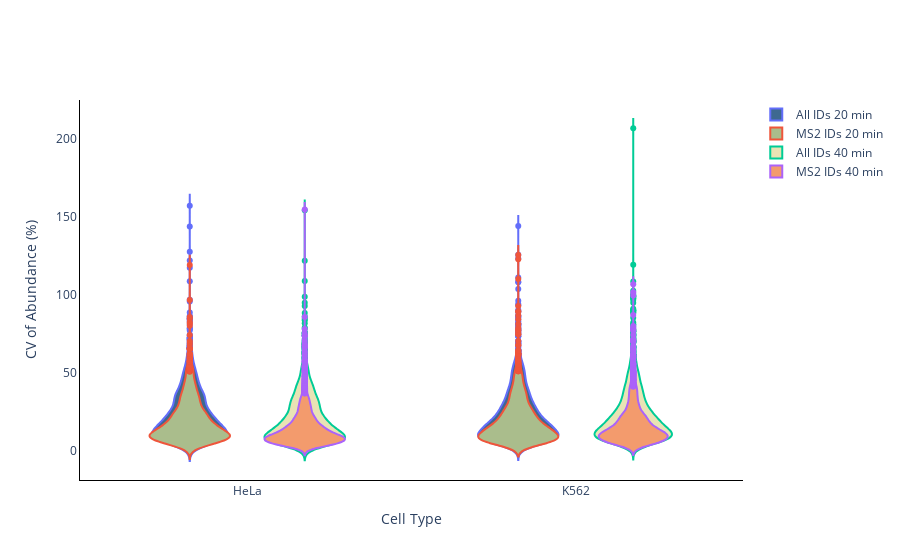

The code cell stored with this chart in its notebook:
### Code cell
# CV violin plot
plot_options={    
        "median label": "True", #only works for total and MS2, can be found in CV_summary if you set WRITE_OUTPUT = True
        "box": False,
        "X Title": "Conditions",
        "Y Title": "CV of Abundance (%)",
        "color": ["#3E6990", "#AABD8C", "#E9E3B4", "#F39B6D", "#C6878F", "pink",
                  "orange", "brown", "pink", "gray", "olive", "cyan", "black","red",
                  "yellow","green","blue","indigo","violet"],
        "width": 700,
        "height": 450,
        "font": dict(size=16, family="Arial black"),
        "ylimits": [0, 100],
        "CV mode": "grouped_stacked",#grouped, total, MS2, grouped_stacked, stacked
        "Group By X": "Cell Type", #ID_Mode does MS2 vs MBR
        "Group By Color": "Gradient Length",#ID_Mode does MS2 vs MBR
        "Group By Stack": "ID_Mode" #ID_Mode does MS2 vs MBR
    }
plot_options["plot_type"] = 1 # 1 is protein, 2 is peptide
figure, _, _ =CV_plots(data_obj, plot_options, saved_settings)
figure.show()

### Figure 1 — Plotly figure (JSON) as saved in the notebook; plotly's stock layout.template omitted (floating-point values rounded to 4 significant figures; data arrays with more than 128 entries replaced by an {"elided": "..."} marker saying what was removed)
{"data": [{"box": {"visible": false}, "fillcolor": "#3E6990", "name": "All IDs 20 min", "offsetgroup": "0", "type": "violin", "x": {"elided": "6107 str values"}, "y": {"elided": "6107 float values"}}, {"box": {"visible": false}, "fillcolor": "#AABD8C", "name": "MS2 IDs 20 min", "offsetgroup": "0", "type": "violin", "x": {"elided": "3682 str values"}, "y": {"elided": "3682 float values"}}, {"box": {"visible": false}, "fillcolor": "#E9E3B4", "name": "All IDs 40 min", "offsetgroup": "1", "type": "violin", "x": {"elided": "6722 str values"}, "y": {"elided": "6722 float values"}}, {"box": {"visible": false}, "fillcolor": "#F39B6D", "name": "MS2 IDs 40 min", "offsetgroup": "1", "type": "violin", "x": {"elided": "3980 str values"}, "y": {"elided": "3980 float values"}}], "layout": {"paper_bgcolor": "white", "plot_bgcolor": "white", "violinmode": "group", "xaxis": {"linecolor": "black", "linewidth": 1, "showline": true, "title": {"text": "Cell Type"}}, "yaxis": {"linecolor": "black", "linewidth": 1, "showline": true, "title": {"text": "CV of Abundance (%)"}}}}
